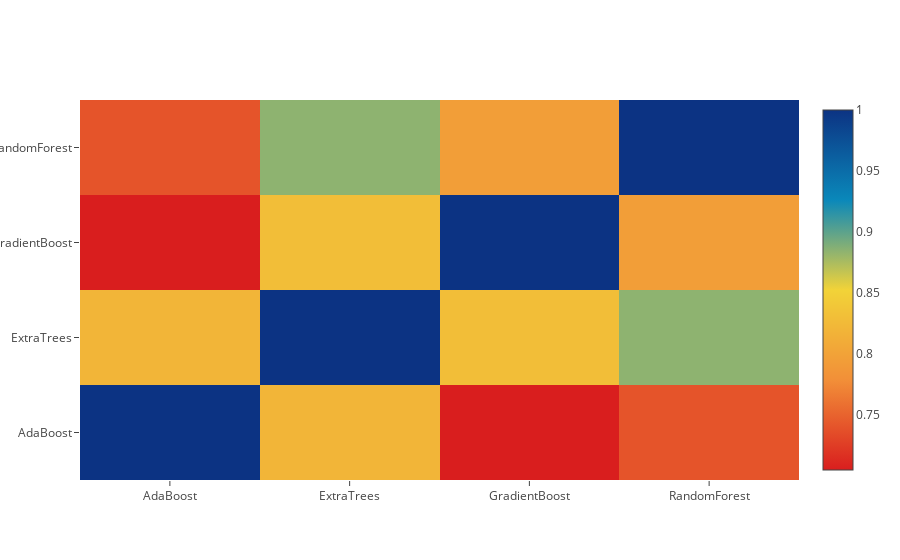

Write notebook code for a chart like this one.
### Markdown cell above
**Correlation Heatmap as the Second Level Training Set**

### Code cell
data = [go.Heatmap(
    z = base_predictions_train.astype(float).corr().values,
    x = base_predictions_train.columns.values,
    y = base_predictions_train.columns.values,
    colorscale='Portland',
    showscale=True,
    reversescale=True
)]
py.iplot(data,filename='labelled-heatmap')

### Figure 1 — Plotly figure (JSON) as saved in the notebook; plotly's stock layout.template omitted (floating-point values rounded to 4 significant figures)
{"data": [{"colorscale": "Portland", "reversescale": true, "showscale": true, "type": "heatmap", "x": ["AdaBoost", "ExtraTrees", "GradientBoost", "RandomForest"], "y": ["AdaBoost", "ExtraTrees", "GradientBoost", "RandomForest"], "z": [[1, 0.82, 0.7052, 0.7405], [0.82, 1, 0.8296, 0.8843], [0.7052, 0.8296, 1, 0.7946], [0.7405, 0.8843, 0.7946, 1]]}], "layout": {}}
